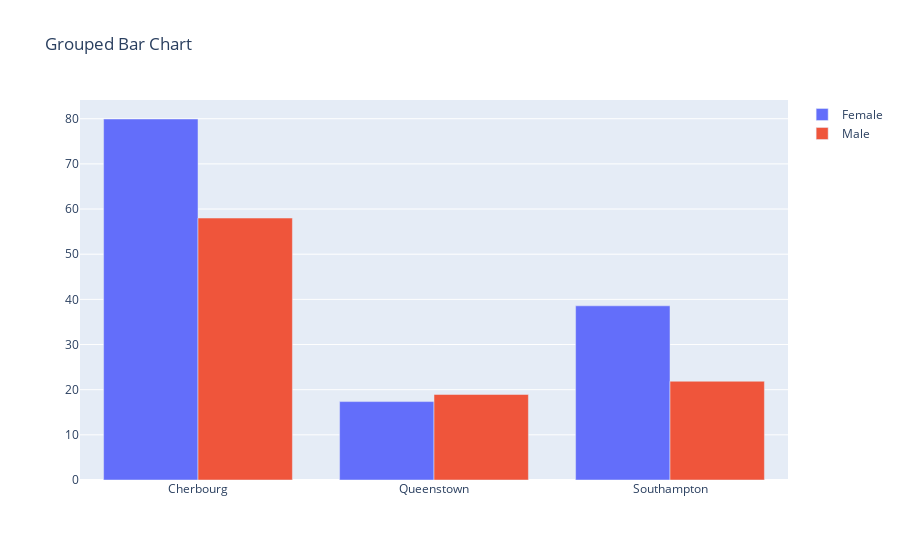

Source (notebook cell):
### Code cell
# In Plotly

mydata1 = go.Bar(x = results2.loc['female'].index, 
                 y = results2.loc['female']['Fare'],
                 name = 'Female'
                )
mydata2 = go.Bar(x = results2.loc['male'].index, 
                 y = results2.loc['male']['Fare'],
                 name = 'Male'
                )
mylayout = go.Layout(title='Grouped Bar Chart')
myfig = go.Figure(data=[mydata1, mydata2], layout=mylayout)
iplot(myfig)

### Figure 1 — Plotly figure (JSON) as saved in the notebook; plotly's stock layout.template omitted (floating-point values rounded to 4 significant figures)
{"data": [{"name": "Female", "type": "bar", "x": ["Cherbourg", "Queenstown", "Southampton"], "y": [79.94, 17.36, 38.57]}, {"name": "Male", "type": "bar", "x": ["Cherbourg", "Queenstown", "Southampton"], "y": [58.01, 18.94, 21.87]}], "layout": {"title": {"text": "Grouped Bar Chart"}}}
